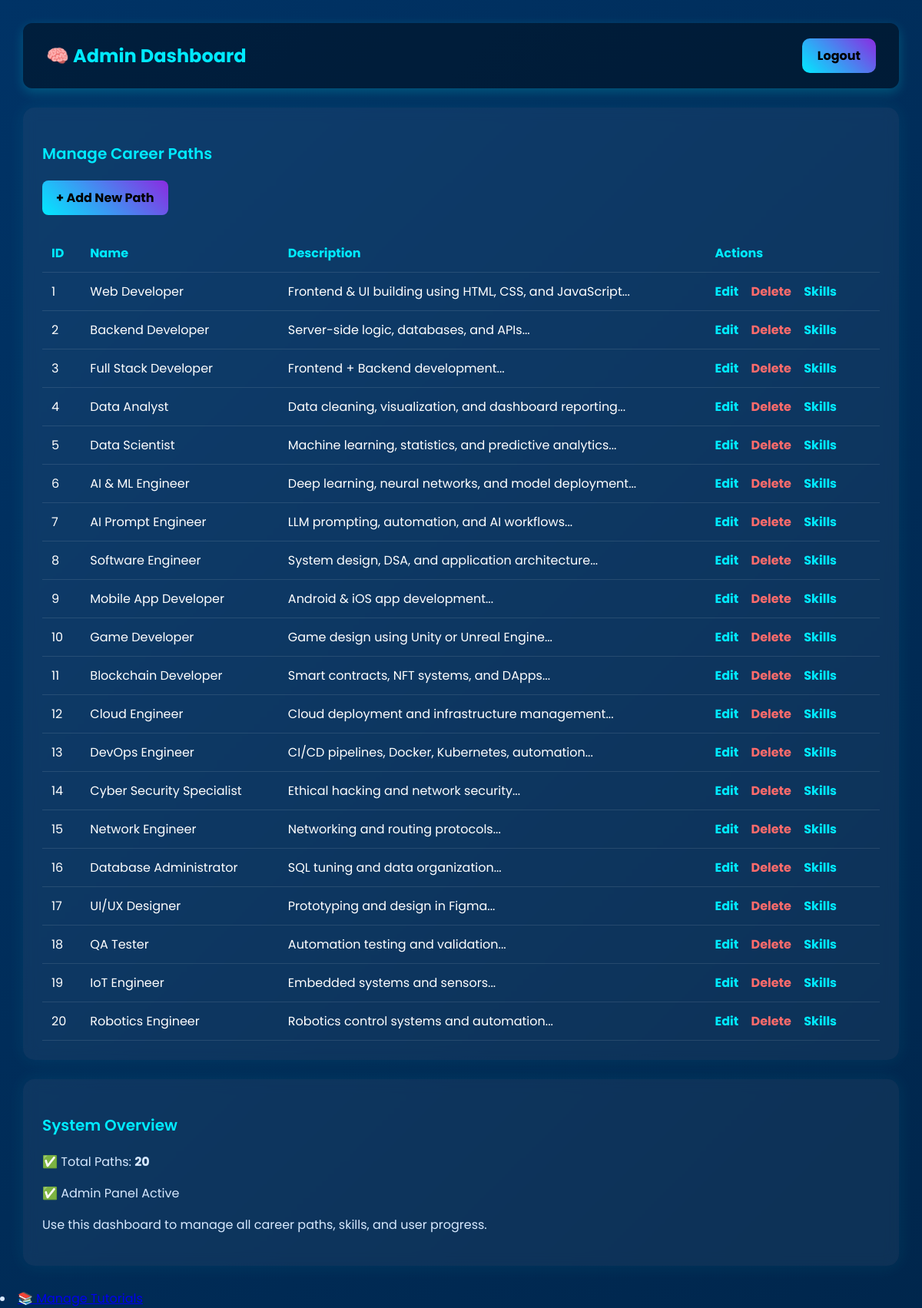
The page /AI-Talent-Recommendation/AI-Talent-Recommendation/admin_dashboard.php (signed in) on the database its author committed.
### tables this page shows
CREATE TABLE `career_paths` (
  `id` int(11) NOT NULL,
  `name` varchar(255) NOT NULL,
  `description` text DEFAULT NULL
);

### AI-Talent-Recommendation/AI-Talent-Recommendation/admin_dashboard.php (the view, shortened to what this page needs)
<?php
require 'config.php';
$careerPaths = $conn->query("SELECT * FROM career_paths ORDER BY id ASC");
?>
<!DOCTYPE html>
<html lang="en">
<head>
</head>
<body>
<div class="container">
    <div class="header">
        <h2>🧠 Admin Dashboard</h2>
        <a href="logout.php" class="logout">Logout</a>
    </div>
    <div class="card">
        <h3 class="section-title">Manage Career Paths</h3>
        <a href="add_path.php" class="btn">+ Add New Path</a>
        <br><br>
        <table>
            <tr>
                <th>ID</th>
                <th>Name</th>
                <th>Description</th>
                <th>Actions</th>
            </tr>
            <?php if ($careerPaths && $careerPaths->num_rows > 0): ?>
                <?php while ($row = $careerPaths->fetch_assoc()): ?>
                <tr>
                    <td><?= $row['id'] ?></td>
                    <td><?= htmlspecialchars($row['name']) ?></td>
                    <td><?= htmlspecialchars(substr($row['description'], 0, 70)) ?>...</td>
                    <td>
                        <a href="edit_path.php?id=<?= $row['id'] ?>" class="edit">Edit</a>
                        <a href="delete_path.php?id=<?= $row['id'] ?>" class="delete" onclick="return confirm('Delete this path?')">Delete</a>
                        <a href="manage_skills.php?path_id=<?= $row['id'] ?>" class="edit">Skills</a>
                    </td>
                </tr>
                <?php endwhile; ?>
            <?php else: ?>
                <tr>
                    <td colspan="4" style="text-align:center; color:#ccc;">No career paths found.</td>
                </tr>
            <?php endif; ?>
        </table>
    </div>
    <div class="card">
        <h3 class="section-title">System Overview</h3>
        <p>✅ Total Paths: <strong><?= $careerPaths->num_rows ?></strong></p>
        <p>✅ Admin Panel Active</p>
        <p>Use this dashboard to manage all career paths, skills, and user progress.</p>
    </div>
</div>
</body>
</html>
<li><a href="tutorials_admin.php">📚 Manage Tutorials</a></li>

### AI-Talent-Recommendation/AI-Talent-Recommendation/admin_dashboard.php (style rules this page uses)
body { margin: 0; background: linear-gradient(-45deg, #1e1e2f, #111, #002244, #003366); background-size: 400% 400%; animation: gradient 12s ease infinite; font-family: 'Poppins', sans-serif; color: #d7e9ff; }
.container { width: 95%; margin: 30px auto; }
.header { display: flex; justify-content: space-between; align-items: center; background: rgba(0,0,0,0.4); padding: 20px 30px; border-radius: 12px; box-shadow: 0 5px 15px rgba(0,255,255,0.2); }
.header h2 { color: #00eaff; margin: 0; }
.logout { padding: 10px 20px; background: linear-gradient(45deg,#00eaff,#8a2be2); border-radius: 10px; color: black; font-weight: bold; text-decoration: none; transition: 0.3s; }
.card { background: rgba(255,255,255,0.05); backdrop-filter: blur(8px); padding: 25px; border-radius: 15px; box-shadow: 0 0 25px rgba(0,255,255,0.08); margin-top: 25px; }
.section-title { color: #00eaff; font-size: 20px; font-weight: 600; margin-bottom: 20px; }
.btn { display: inline-block; padding: 10px 18px; background: linear-gradient(45deg,#00eaff,#8a2be2); border: none; border-radius: 8px; color: #000; font-weight: 700; text-decoration: none; transition: 0.3s; }
table { width: 100%; border-collapse: collapse; color: #fff; }
th, td { padding: 12px; border-bottom: 1px solid rgba(255,255,255,0.1); text-align: left; }
th { color: #00eaff; }
a.edit, a.delete { color: #00eaff; text-decoration: none; font-weight: bold; margin-right: 12px; }
a.delete { color: #ff6b6b; }

### rows shown on the page
career_paths: id "1", name "Web Developer", description "Frontend & UI building using HTML, CSS, and JavaScript"
career_paths: id "2", name "Backend Developer", description "Server-side logic, databases, and APIs"
career_paths: id "3", name "Full Stack Developer", description "Frontend + Backend development"
career_paths: id "4", name "Data Analyst", description "Data cleaning, visualization, and dashboard reporting"
career_paths: id "5", name "Data Scientist", description "Machine learning, statistics, and predictive analytics"
career_paths: id "6", name "AI & ML Engineer", description "Deep learning, neural networks, and model deployment"
career_paths: id "7", name "AI Prompt Engineer", description "LLM prompting, automation, and AI workflows"
career_paths: id "8", name "Software Engineer", description "System design, DSA, and application architecture"
career_paths: id "9", name "Mobile App Developer", description "Android & iOS app development"
career_paths: id "10", name "Game Developer", description "Game design using Unity or Unreal Engine"
career_paths: id "11", name "Blockchain Developer", description "Smart contracts, NFT systems, and DApps"
career_paths: id "12", name "Cloud Engineer", description "Cloud deployment and infrastructure management"
career_paths: id "13", name "DevOps Engineer", description "CI/CD pipelines, Docker, Kubernetes, automation"
career_paths: id "14", name "Cyber Security Specialist", description "Ethical hacking and network security"
career_paths: id "15", name "Network Engineer", description "Networking and routing protocols"
career_paths: id "16", name "Database Administrator", description "SQL tuning and data organization"
career_paths: id "17", name "UI/UX Designer", description "Prototyping and design in Figma"
career_paths: id "18", name "QA Tester", description "Automation testing and validation"
career_paths: id "19", name "IoT Engineer", description "Embedded systems and sensors"
career_paths: id "20", name "Robotics Engineer", description "Robotics control systems and automation"

### other values the page prints
$careerPaths->num_rows "20"
